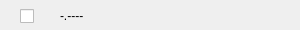
<?xml version="1.0" encoding="UTF-8"?>
<ui version="4.0">
 <class>ToolEnableItem</class>
 <widget class="QWidget" name="ToolEnableItem">
  <property name="geometry">
   <rect>
    <x>0</x>
    <y>0</y>
    <width>300</width>
    <height>30</height>
   </rect>
  </property>
  <property name="windowTitle">
   <string>Form</string>
  </property>
  <widget class="QCheckBox" name="checkBox">
   <property name="geometry">
    <rect>
     <x>20</x>
     <y>6</y>
     <width>20</width>
     <height>20</height>
    </rect>
   </property>
   <property name="layoutDirection">
    <enum>Qt::LeftToRight</enum>
   </property>
   <property name="text">
    <string/>
   </property>
  </widget>
  <widget class="QLabel" name="label">
   <property name="geometry">
    <rect>
     <x>60</x>
     <y>6</y>
     <width>200</width>
     <height>20</height>
    </rect>
   </property>
   <property name="text">
    <string>-.----</string>
   </property>
  </widget>
 </widget>
 <resources/>
 <connections/>
</ui>
